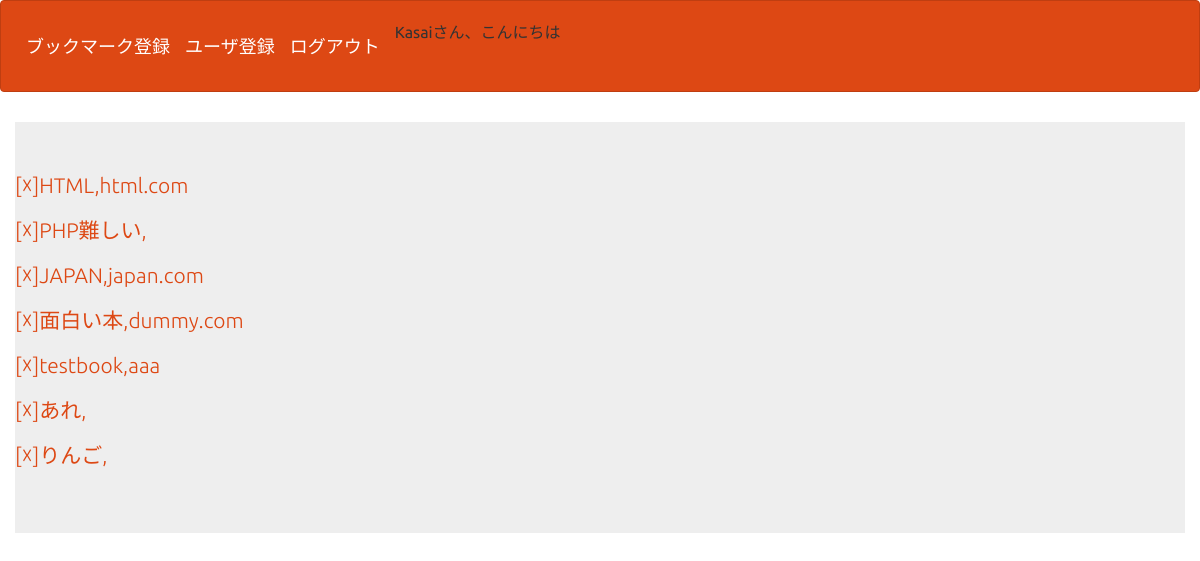
Screenshot of /bookselect.php (signed in) with the database file from the repository.
### tables this page shows
CREATE TABLE IF NOT EXISTS `gs_bm_table` (
`postid` int(12) NOT NULL,
  `name` varchar(64) NOT NULL,
  `email` varchar(128) NOT NULL,
  `naiyou` text NOT NULL,
  `userid` int(255) NOT NULL,
  `indate` date NOT NULL,
  `photourl` text NOT NULL
);

### bookselect.php (the view, shortened to what this page needs)
<?php
$pdo = db_con();
$stmt = $pdo->prepare("SELECT * FROM gs_bm_table");
$status = $stmt->execute();
$view = "";
if ($status == false) {
    sqlError($stmt);
} else {
    while ($result = $stmt->fetch(PDO::FETCH_ASSOC)) {
        $view .= '<p>';
        $view .= '<a href="delete.php?id=' . $result["id"] . '">';
        $view .= "[☓]";
        $view .= '</a>';
        $view .= '<a href="detail.php?id=' . $result["id"] . '">';
        $view .= $result["name"] . "," . $result["email"] . "<br>";
        $view .= '</a>';
        $view .= '</p>';
    }
}
?>
<!DOCTYPE html>
<html lang="ja">
<head>
<link rel="stylesheet" href="css/range.css">
<link href="css/bootstrap.min.css" rel="stylesheet">
</head>
<body id="main">
<header>
  <nav class="navbar navbar-default">
    <div class="container-fluid">
      <div class="navbar-header">
      <a class="navbar-brand" href="index.php">ブックマーク登録</a>
      <?php if($_SESSION["kanri_flg"] =="1"){ ?>
      <a class="navbar-brand" href="index.php">ユーザ登録</a>
      <?php } ?>
      <a class="navbar-brand" href="logout.php">ログアウト</a>
      <?=$_SESSION["name"]?>さん、こんにちは
      </div>
    </div>
  </nav>
</header>
<div>
    <div class="container jumbotron"><?=$view?></div>
</div>
</body>
</html>

### bookselect.php (style rules this page uses)
div { padding: 10px;font-size:16px; }

### rows the page displays
gs_bm_table: value "[☓]", name "HTML", email "html.com"
gs_bm_table: value "[☓]", name "PHP難しい"
gs_bm_table: value "[☓]", name "JAPAN", email "japan.com"
gs_bm_table: value "[☓]", name "面白い本", email "dummy.com"
gs_bm_table: value "[☓]", name "testbook", email "aaa"
gs_bm_table: value "[☓]", name "あれ"
gs_bm_table: value "[☓]", name "りんご"

### other values shown
$_SESSION["name"] "Kasai"
